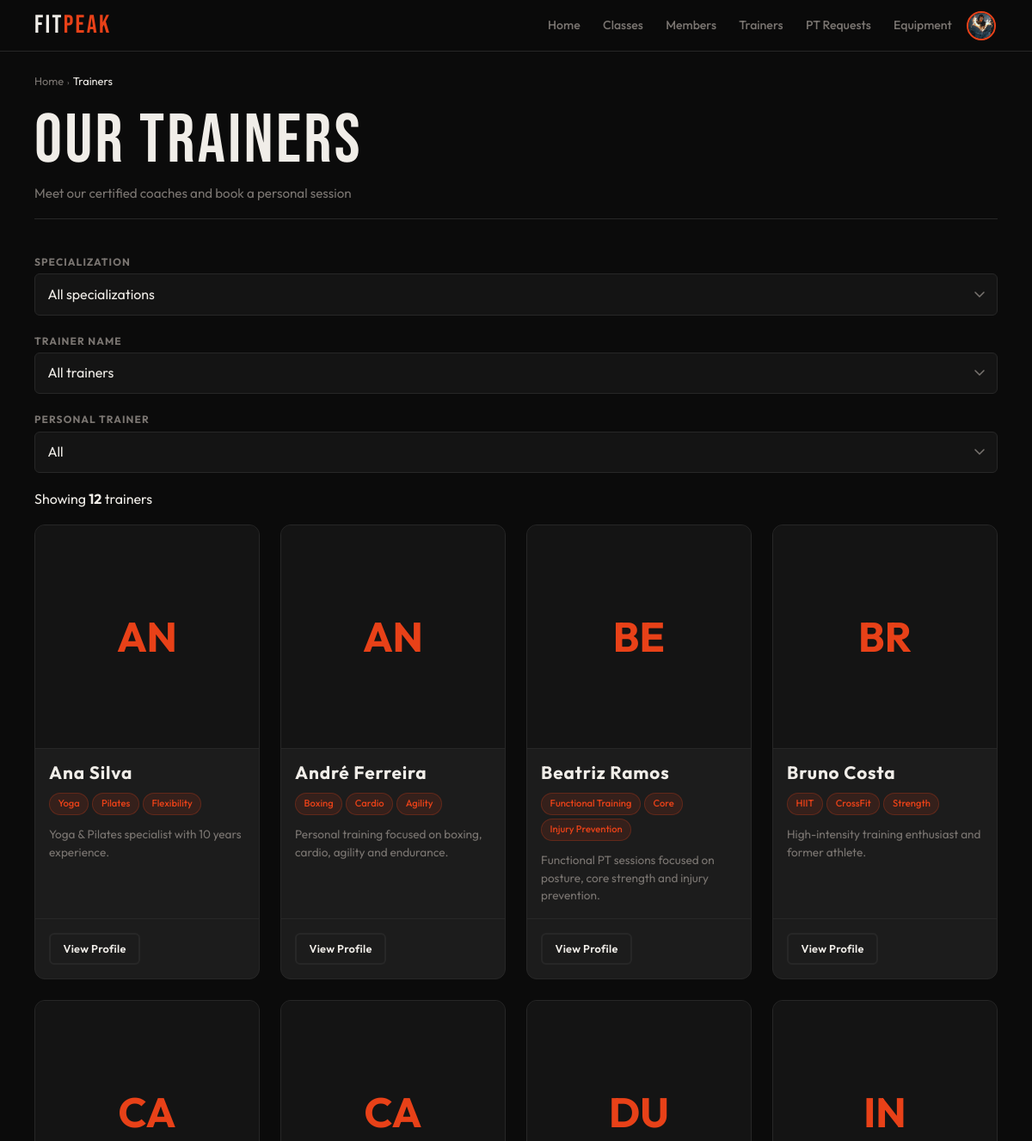
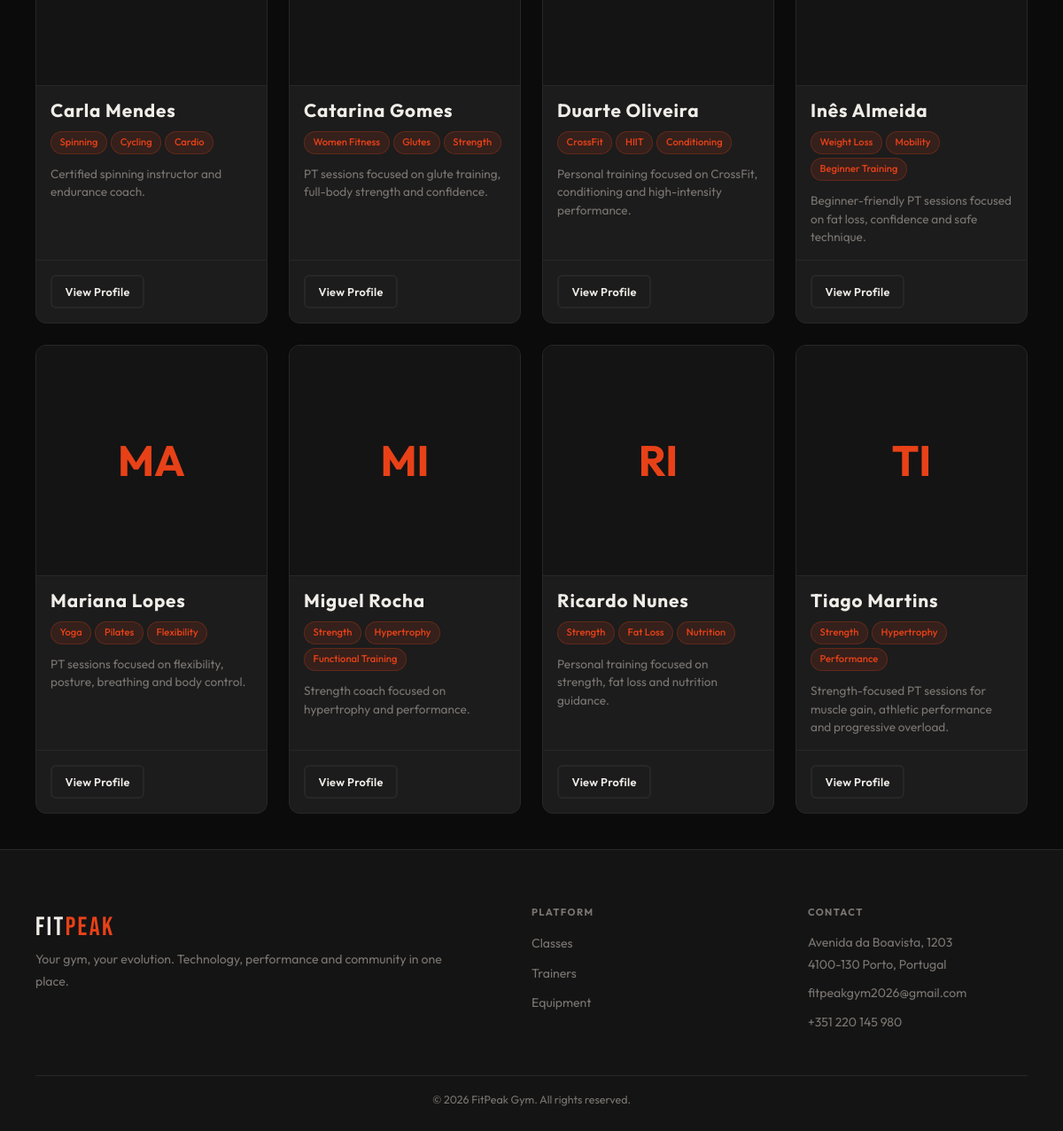
/public/trainers.php (signed in), run on an earlier commit of the app's database (2 pictures, top to bottom).
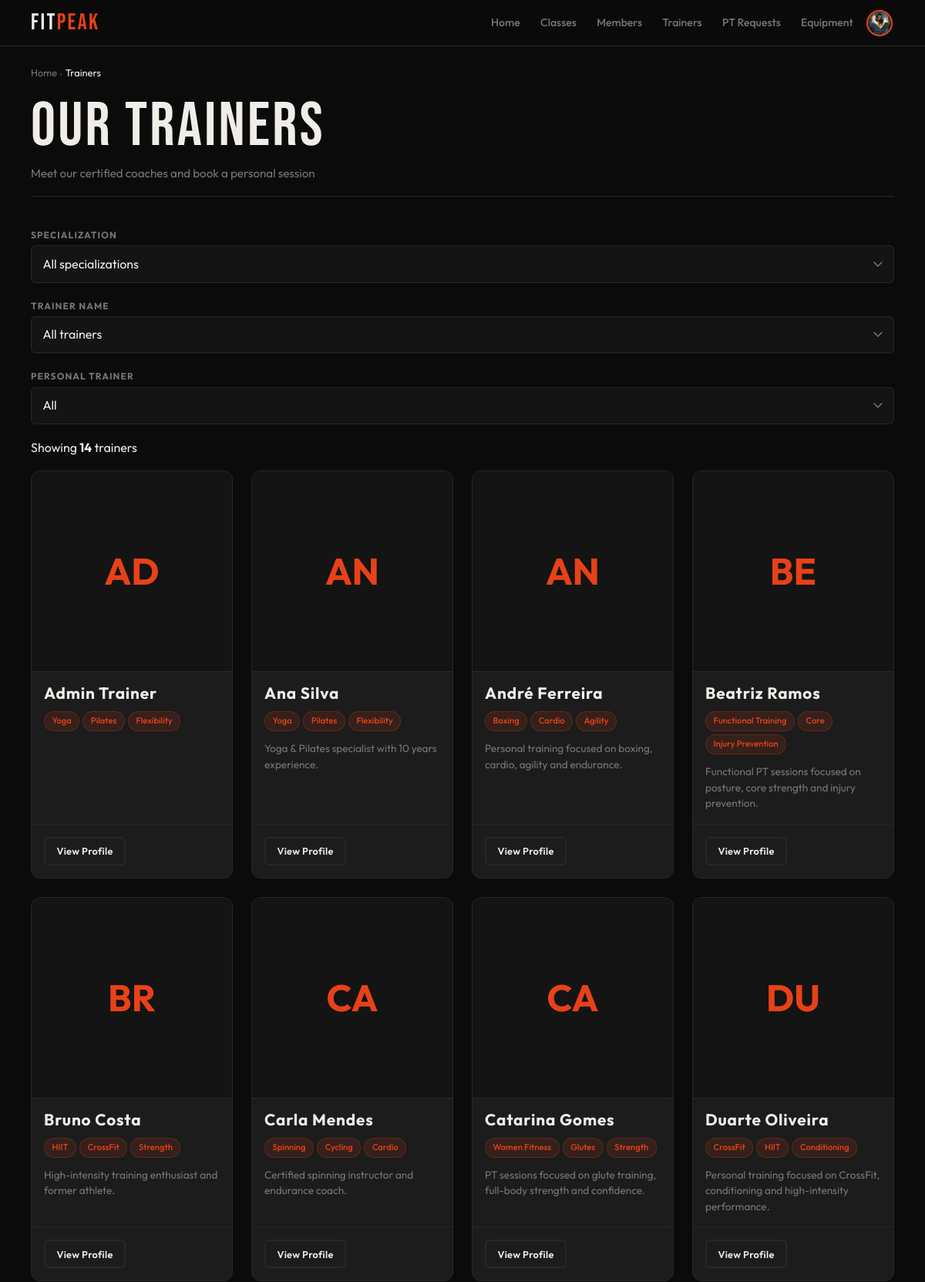
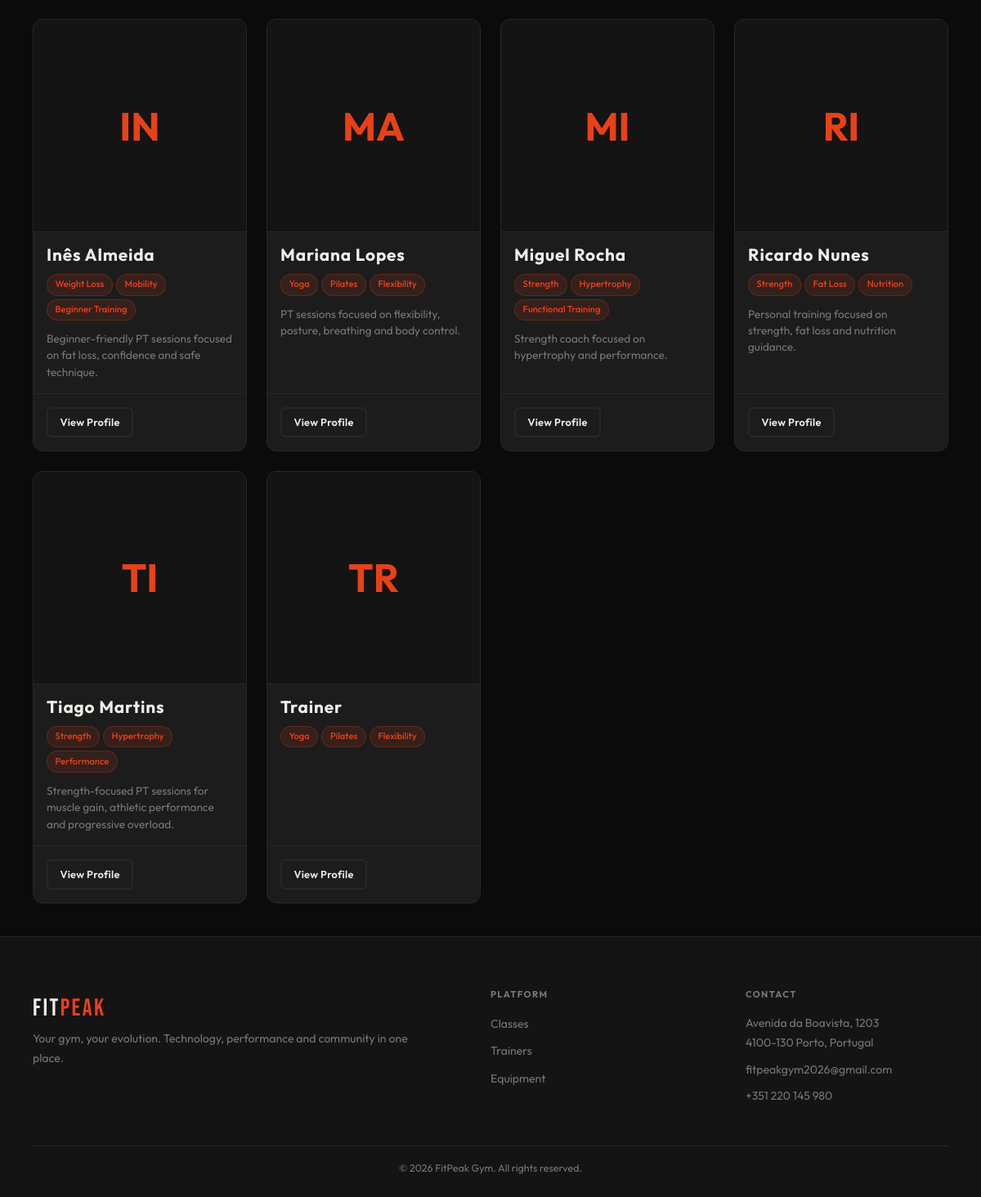
And on a later commit of the database (2 pictures, top to bottom).
### tables this page shows
CREATE TABLE users (
    id         INTEGER  PRIMARY KEY AUTOINCREMENT,
    name       TEXT     NOT NULL,
    username   TEXT     UNIQUE
                        NOT NULL,
    email      TEXT     UNIQUE
                        NOT NULL,
    password   TEXT     NOT NULL,
    role       TEXT     NOT NULL
                        DEFAULT 'member'
                        CHECK (role IN ('member', 'trainer', 'admin') ),
    is_admin   INTEGER  NOT NULL
                        DEFAULT 0,
    photo      TEXT     DEFAULT NULL,
    active     INTEGER  NOT NULL
                        DEFAULT 1,
    created_at DATETIME DEFAULT CURRENT_TIMESTAMP
);

### db/trainers.php (called while the page is built, shortened)
<?php
function getAllTrainers($pdo, $filters = []) {
    $sql = "
        SELECT
            u.id,
            u.name,
            u.username,
            u.email,
            u.photo,
            u.active,
            u.is_admin,
            tp.bio,
            tp.specializations,
            tp.certifications,
            tp.is_pt,
            tp.pt_description,
            tp.pt_hourly_rate,
            tp.pt_available,
            COALESCE(ROUND(AVG(r.rating), 1), 0) AS rating,
            COUNT(r.id) AS review_count
        FROM users u
        LEFT JOIN trainer_profiles tp ON u.id = tp.user_id
        LEFT JOIN class_schedules cs ON cs.trainer_id = u.id
        LEFT JOIN class_sessions sess ON sess.schedule_id = cs.id
        LEFT JOIN reviews r ON r.session_id = sess.id
        WHERE u.role = 'trainer'
    ";
    $params = [];
    if (!empty($filters['active_only'])) {
        $sql .= " AND u.active = 1";
    }
    $sql .= "
        GROUP BY u.id
        ORDER BY u.name ASC
    ";
    $stmt = $pdo->prepare($sql);
    $stmt->execute($params);
    return $stmt->fetchAll(PDO::FETCH_ASSOC);
}
?>

### public/trainers.php (the view, shortened to what the changed rows need)
<?php
require_once '../includes/header.php';
require_once '../includes/footer.php';
require_once '../db/trainers.php';
require_once '../template/trainers.php';
$pdo = getDatabaseConnection();
$filters = [
    'specialization' => $_GET['specialization'] ?? '',
    'trainer_id' => $_GET['trainer_id'] ?? '',
    'is_pt' => $_GET['is_pt'] ?? '',
    'active_only' => true
];
$trainers = getAllTrainers($pdo, $filters);
?>
<main class="main">
    <div class="container">
        <header class="page-header">
            <div class="page-header-row">
                <h1>Our Trainers</h1>
            </div>
        </header>
        <div class="results-bar">
            <p class="results-count" id="results-count">
                Showing <strong id="trainer-count"><?= count($trainers) ?></strong> trainers
            </p>
        </div>
        <div id="trainer-list-container">
            <?php output_trainer_list($trainers); ?>
        </div>
    </div>
</main>

### template/trainers.php (shortened to what the changed rows need)
<?php
function output_trainer_list($trainers) {
    echo '<div class="trainer-grid">';
    foreach ($trainers as $trainer) output_trainer_card($trainer);
    echo '</div>';
}
function output_trainer_card($trainer) {
    $id = (int)$trainer['id'];
    $name = htmlspecialchars($trainer['name']);
    $bio = htmlspecialchars($trainer['bio'] ?? 'No bio provided yet.');
    $ptDescription = htmlspecialchars($trainer['pt_description'] ?? '');
    $specializations = array_map('trim', explode(',', $trainer['specializations'] ?? ''));
    $photo = !empty($trainer['photo']) ? htmlspecialchars($trainer['photo']) : null;
    $initials = htmlspecialchars(strtoupper(substr($trainer['name'], 0, 2)));
    ?>
    <article class="trainer-card">
        <div class="trainer-avatar">
            <?php if ($photo): ?>
                <img src="<?= $photo ?>" alt="<?= $name ?>">
            <?php else: ?>
                <div class="avatar-placeholder"><?= $initials ?></div>
            <?php endif; ?>
        </div>
        <div class="trainer-body">
            <h3 class="trainer-name"><?= $name ?></h3>
            <div class="trainer-specializations">
                <?php foreach ($specializations as $spec): ?>
                    <?php if ($spec !== ''): ?>
                        <span class="spec-badge"><?= htmlspecialchars($spec) ?></span>
                    <?php endif; ?>
                <?php endforeach; ?>
            </div>
            <p class="trainer-bio"><?= nl2br($ptDescription !== '' ? $ptDescription : $bio) ?></p>
        </div>
        <div class="trainer-foot trainer-foot-end">
            <a href="trainer_profile.php?id=<?= $id ?>" class="secondary-button btn-sm">View Profile</a>
        </div>
    </article>
    <?php
}
        ?>

What changed in the data, as far as the page shows it:
added users: name "AD", name "Admin Trainer", spec "Yoga", spec "Pilates", spec "Flexibility"
added users: name "TR", name "Trainer", spec "Yoga", spec "Pilates", spec "Flexibility"
Also different on the page:
count($trainers): "12" → "14"
